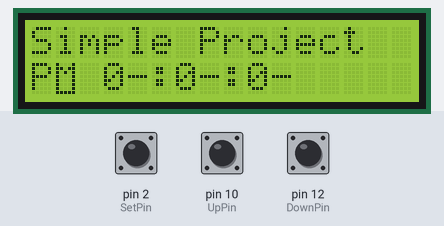
Simulated run of this sketch. Board: Arduino Uno, built with avr-gcc and run on an emulated ATmega328P. Shown: 16×2 character LCD. Inputs (shaded band) come from the test bench; at power-on: pin 10 (UpPin) LOW, pin 2 (SetPin) LOW, pin 12 (DownPin) LOW.

Above: at 1.2 s.
1.3 s: pin 10 (UpPin) pulled HIGH for 1 s
At 1.49 s:
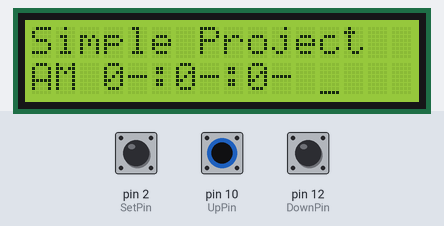
3.8 s: pin 2 (SetPin) pulled HIGH for 0.15 s
At 4.3 s:
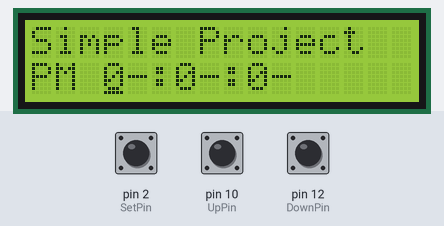
5.4 s: pin 2 (SetPin) pulled HIGH for 1 s
At 7.6 s:
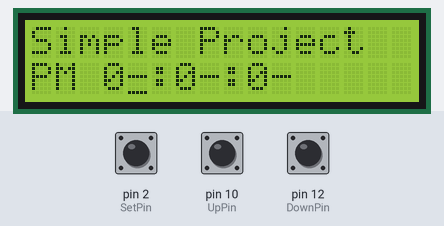
7.9 s: pin 10 (UpPin) pulled HIGH for 0.15 s
At 8.7 s:
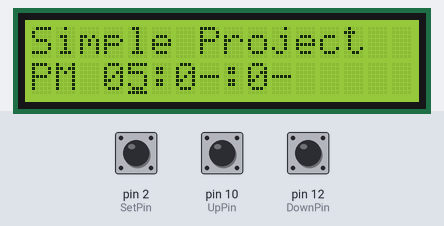
Timing chart, 0 to 10.7 s (numbered marks = the images above; inputs shaded):
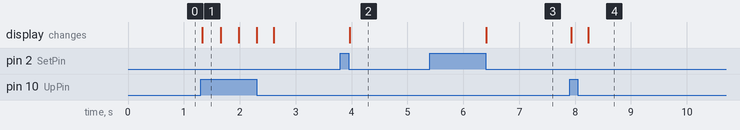

Measured:
- after the input at 1.3 s, the display: changes at once (image 1)
- after the input at 3.8 s, the display: changes after 0.17 s (image 2)
- after the input at 5.4 s, the display: changes after 1.0 s (image 3)
- after the input at 7.9 s, the display: first changes at once (image 4 shows a later state)

The sketch:

0520_HW_Combine02.ino
```cpp
#include <LiquidCrystal_I2C.h>
#include <Wire.h>
#include <TimerOne.h>
#include <EEPROM.h>


#if defined(ARDUINO) && ARDUINO >=100
#define printByte(args) write(args);
#else
#define printByte(args) print(args, BYTE);
#endif

#define SetPin 2
#define UpPin 10
#define DownPin 12

LiquidCrystal_I2C lcd(0x20, 16, 2);

char line01[17] = "Simple Project";
char line02[17];

int address = 0;

int mode = 0;
// 0 TimeSet mode
// 1 AL mode
// 2 Music mode
// 3 TimeShow mode

int timeSelect = 0;
// 0  AM/PM
// 1  10 hour
// 2  1  hour
// 3  10 mini
// 4  1  mini
// 5  10 sec
// 6  1  sec

struct Time{
  int state;
  int hour;
  int mini;
  int sec;
  int music;
};

Time timeGet;

void setup() {
  // put your setup code here, to run once:

  EEPROM.get(address, timeGet); // EEPROM에서 시간 불러와 적용


  // Set버튼 누르는 것에 대한 interrupt
  attachInterrupt(0, setInterrupt, CHANGE);
  //Timer1.initialize(1000000);
  //Timer1.attachInterrupt(LcdBlink);


  // 불러온 것들을 line02에 적용
  line02Set();

  pinMode(SetPin, INPUT); // set Button
  pinMode(UpPin, INPUT); // up Button
  pinMode(DownPin, INPUT); // DOWN Button

  Serial.begin(9600);

  lcd.init(); // lcd 사용 선언
  lcd.backlight(); // lcd 불켜기
  // timeGet인자들을 활용해 lcd 출력
  lcdPrint();
}

int upButtonState;
int downButtonState;
int lastUpbutton = LOW;
int lastDownbutton = LOW;
unsigned long lastUpDebounceTime = 0;
unsigned long lastDownDebounceTime = 0;
unsigned long debounceDelay = 50;    // the debounce time; increase if the output flickers


void loop() {
  // put your main code here, to run repeatedly:
  int up = digitalRead(UpPin);
  int down = digitalRead(DownPin);

  if(mode == 0){
    lcd.cursor();
    CursorMethod();
    if(up){
      TimeUp();
      line02Set();
      lcdPrint();
    }
    if(down){

    }
  }
}

void CursorMethod(){
  if(timeSelect == 0){
    lcd.setCursor(1,1);
  }
  else if(timeSelect == 1){
    lcd.setCursor(3,1);
  }
  else if(timeSelect == 2){
    lcd.setCursor(4,1);
  }
  else if(timeSelect == 3){
    lcd.setCursor(6,1);
  }
  else if(timeSelect == 4){
    lcd.setCursor(7,1);
  }
  else if(timeSelect == 5){
    lcd.setCursor(9,1);
  }
  else if(timeSelect == 6){
    lcd.setCursor(10,1);
  }
}

void TimeUp(){
  if(timeSelect == 0){
    timeGet.state++;
    if(timeGet.state >= 2){
      timeGet.state = 0;
    }
  }
  else if(timeSelect == 1){
    timeGet.hour = timeGet.hour + 10;
    if(timeGet.hour > 12){
      timeGet.hour = timeGet.hour - 20;
    }
  }
  else if(timeSelect == 2){
    timeGet.hour = timeGet.hour + 1;
    if(timeGet.hour > 12){
      timeGet.hour = 1;
    }
  }
  else if(timeSelect == 3){
    timeGet.mini = timeGet.mini + 10;
    if(timeGet.mini >= 60){
      timeGet.mini = timeGet.mini - 60;
    }
  }
  else if(timeSelect == 4){
    timeGet.mini++;
    if(timeGet.mini >= 60){
      timeGet.mini = timeGet.mini - 60;
    }
  }
  else if(timeSelect == 5){
    timeGet.sec = timeGet.sec + 10;
    if(timeGet.sec >= 60){
      timeGet.sec = timeGet.sec - 60;
    }
  }
  else if(timeSelect == 6){
    timeGet.sec++;
    if(timeGet.sec >= 60){
      timeGet.sec = timeGet.sec - 60;
    }
  }
}

void line02Set(){
  line02[0] = '\0';
  if(timeGet.state){
    strcat(line02, "PM ");
  }
  else{
    strcat(line02, "AM ");
  }
  char numsGet[3];
  sprintf(numsGet,"%d:",timeGet.hour);
  if(timeGet.hour < 10){
    numsGet[1] = numsGet[0];
    numsGet[0] = '0';
    numsGet[2] = ':';
  }
  strcat(line02, numsGet);

  sprintf(numsGet,"%d:",timeGet.mini);
  if(timeGet.mini < 10){
    numsGet[1] = numsGet[0];
    numsGet[0] = '0';
    numsGet[2] = ':';
  }
  strcat(line02, numsGet);

  sprintf(numsGet,"%d",timeGet.sec);
  if(timeGet.sec < 10){
    numsGet[1] = numsGet[0];
    numsGet[0] = '0';
    numsGet[2] = ' ';
  }
  strcat(line02, numsGet);
}

void lcdPrint(){
  lcd.clear();
  lcd.print(line01);
  lcd.setCursor(0, 1); // 0렬 1행으로 이동
  lcd.print(line02);
}

unsigned long startTime;
unsigned long endTime;

unsigned long firstTime = 0;
int doubleTap = 1000;
int doubleCount = 0;

void setInterrupt(){
  int state = digitalRead(SetPin);
  if(state){
    startTime = millis();
    // 처음 눌렀을 때 기록
  }
  else{
    endTime = millis();
    // 마지막 때었을 때 기록
    unsigned long distance = endTime - startTime;
    // 눌렀다가 때었을때의 차이를 계산
    if(mode == 0){
      if(distance > 3000){
        mode++;
      }
      else{
        timeSelect++;
        if(timeSelect >= 7){
          timeSelect = 0;
        }
      }
    }
    else if(mode == 1){

    }
  }
}

int backLightState = HIGH;

void LcdBlink(){
  // Interrupt으로 안되는 건가
  // 아니면 함수로 전달되는 거여서 안되는 건가
  // 그건 모르겠다
  // interrupt 내부에서 LCD에 접근하면 충돌이 일어난다고 하더라
  // https://forum.arduino.cc/index.php?topic=140588.0
  // https://forum.arduino.cc/index.php?topic=121006.0

  Serial.println(" LcdBlink");
  if(mode == 0){
    if(backLightState){
      //lcd.backlight();
      Serial.println("ON");
    }
    else{
      //lcd.noBacklight();
      Serial.println("OFF");
    }
    backLightState = !backLightState;
  }
}
```
